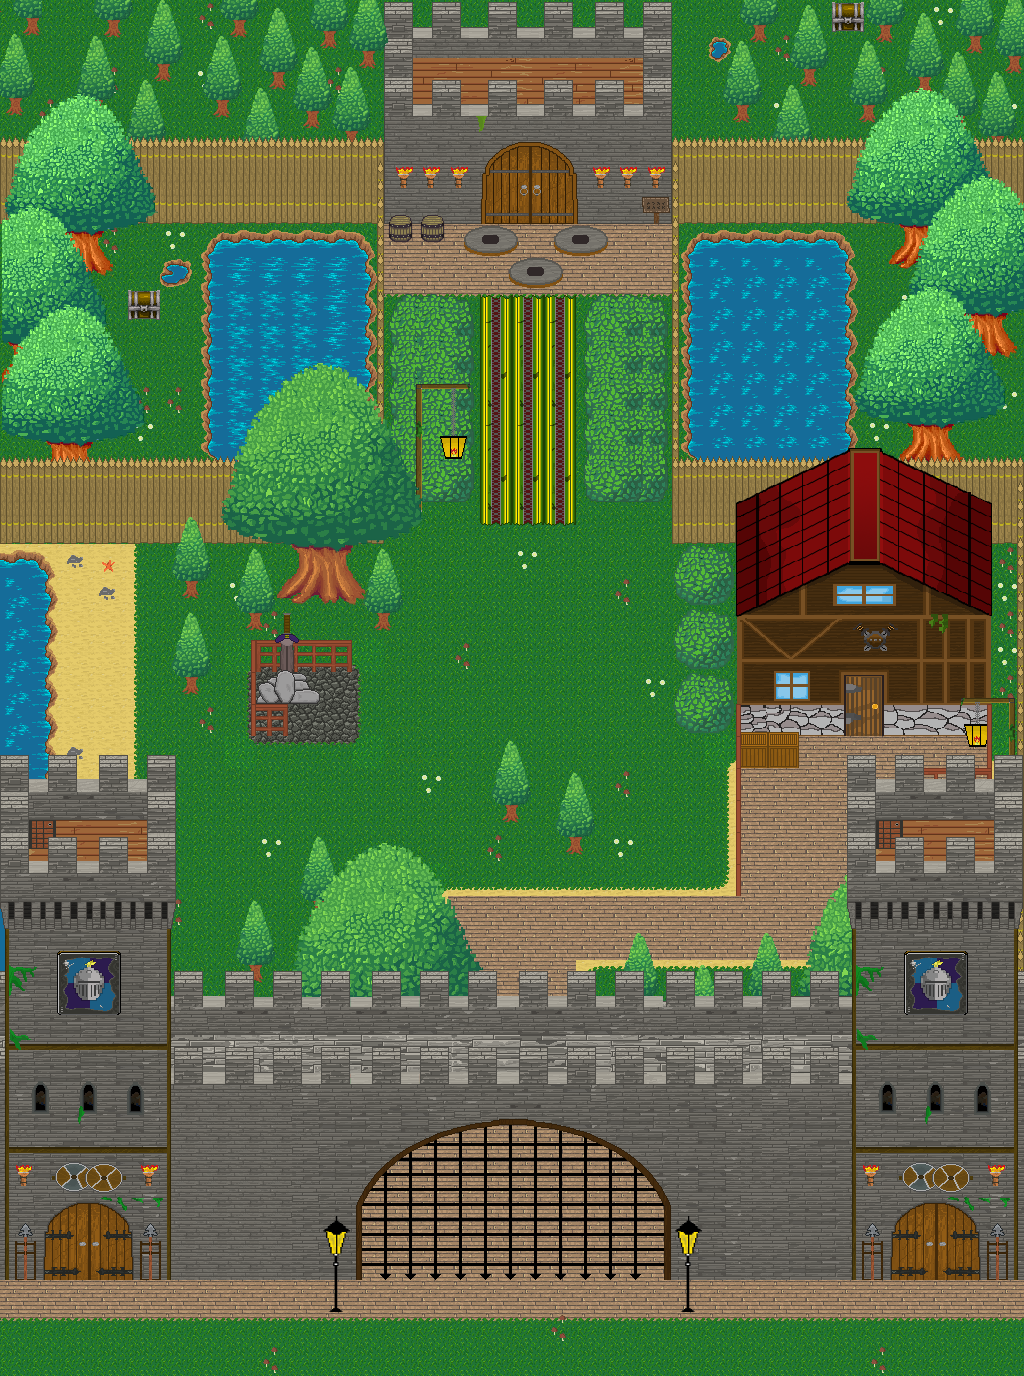

Tiled map render using the project's own tile images. Description and the map definition, with tile-layer contents summarised, below:
An orthogonal 32x43 tile map with 32x32 px tiles, 28 tile layers (Pasto, Camino, arena, Transicion, ...), 41 tilesets and 49 objects.

<map version="1.0" orientation="orthogonal" renderorder="right-down" width="32" height="43" tilewidth="32" tileheight="32" nextobjectid="60">
 <tileset firstgid="1" name="Grass_dark" tilewidth="32" tileheight="32" tilecount="15" columns="5">
  <image source="PNG/Grass_dark.png" width="160" height="96" />
 </tileset>
 <tileset firstgid="16" name="Castillo" tilewidth="32" tileheight="32" tilecount="63" columns="9">
  <image source="PNG/Castillo.png" width="288" height="224" />
 </tileset>
 <tileset firstgid="79" name="fence" tilewidth="32" tileheight="32" tilecount="3" columns="1">
  <image source="PNG/fence.png" width="32" height="99" />
 </tileset>
 <tileset firstgid="82" name="fence derecha" tilewidth="32" tileheight="32" tilecount="12" columns="1">
  <image source="PNG/fence derecha.png" width="32" height="384" />
 </tileset>
 <tileset firstgid="94" name="fence izquierda" tilewidth="32" tileheight="32" tilecount="12" columns="1">
  <image source="PNG/fence izquierda.png" width="32" height="384" />
 </tileset>
 <tileset firstgid="106" name="arboles fondo" tilewidth="32" tileheight="32" tilecount="192" columns="32">
  <image source="PNG/arboles fondo.png" width="1024" height="192" />
 </tileset>
 <tileset firstgid="298" name="Piso madera" tilewidth="32" tileheight="32" tilecount="1" columns="1">
  <image source="PNG/Piso madera.png" width="32" height="32" />
 </tileset>
 <tileset firstgid="299" name="bushes" tilewidth="32" tileheight="32" tilecount="70" columns="10">
  <image source="PNG/bushes.png" width="320" height="224" />
 </tileset>
 <tileset firstgid="369" name="alfombra" tilewidth="32" tileheight="32" tilecount="24" columns="3">
  <image source="PNG/alfombra.png" width="97" height="256" />
 </tileset>
 <tileset firstgid="393" name="plataformas" tilewidth="32" tileheight="32" tilecount="18" columns="6">
  <image source="PNG/plataformas.png" width="192" height="96" />
 </tileset>
 <tileset firstgid="411" name="MURALLA FINAL" tilewidth="32" tileheight="32" tilecount="380" columns="38">
  <image source="PNG/Muralla.png" width="1216" height="320" />
 </tileset>
 <tileset firstgid="791" name="Torre" tilewidth="32" tileheight="32" tilecount="102" columns="6">
  <image source="PNG/Torre.png" width="192" height="545" />
 </tileset>
 <tileset firstgid="893" name="torre 2" tilewidth="32" tileheight="32" tilecount="102" columns="6">
  <image source="PNG/torre 2.png" width="192" height="545" />
 </tileset>
 <tileset firstgid="995" name="water" tilewidth="32" tileheight="32" tilecount="18" columns="3">
  <image source="PNG/water.png" width="96" height="192" />
 </tileset>
 <tileset firstgid="1013" name="FAROL" tilewidth="32" tileheight="32" tilecount="3" columns="1">
  <image source="PNG/FAROL.png" width="32" height="96" />
 </tileset>
 <tileset firstgid="1016" name="flores" tilewidth="32" tileheight="32" tilecount="1" columns="1">
  <image source="PNG/flores.png" width="32" height="32" />
 </tileset>
 <tileset firstgid="1017" name="Hongos" tilewidth="32" tileheight="32" tilecount="1" columns="1">
  <image source="PNG/Hongos.png" width="32" height="32" />
 </tileset>
 <tileset firstgid="1018" name="Casa" tilewidth="32" tileheight="32" tilecount="72" columns="8">
  <image source="PNG/Casa.png" width="256" height="288" />
 </tileset>
 <tileset firstgid="1090" name="lampara" tilewidth="32" tileheight="32" tilecount="8" columns="2">
  <image source="PNG/lampara.png" width="64" height="128" />
 </tileset>
 <tileset firstgid="1098" name="lampara 2" tilewidth="32" tileheight="32" tilecount="8" columns="2">
  <image source="PNG/lampara 2.png" width="64" height="128" />
 </tileset>
 <tileset firstgid="1106" name="Cofre" tilewidth="32" tileheight="32" tilecount="1" columns="1">
  <image source="PNG/Chest.png" width="32" height="32" />
 </tileset>
 <tileset firstgid="1107" name="Barril" tilewidth="32" tileheight="32" tilecount="2" columns="1">
  <image source="PNG/Barrel.png" width="32" height="64" />
 </tileset>
 <tileset firstgid="1109" name="Cartel" tilewidth="32" tileheight="32" tilecount="1" columns="1">
  <image source="PNG/Sign.png" width="32" height="32" />
 </tileset>
 <tileset firstgid="1110" name="mesa y sillas" tilewidth="32" tileheight="32" tilecount="6" columns="2">
  <image source="PNG/mesa y sillas.png" width="64" height="96" />
 </tileset>
 <tileset firstgid="1116" name="arboles entre fences" tilewidth="32" tileheight="32" tilecount="448" columns="32">
  <image source="PNG/arboles entre fences.png" width="1024" height="448" />
 </tileset>
 <tileset firstgid="1564" name="arbol grande" tilewidth="32" tileheight="32" tilecount="64" columns="8">
  <image source="PNG/arbol.png" width="256" height="256" />
 </tileset>
 <tileset firstgid="1628" name="arbolada" tilewidth="32" tileheight="32" tilecount="6" columns="2">
  <image source="PNG/arbolada.png" width="64" height="96" />
 </tileset>
 <tileset firstgid="1634" name="Piso madera" tilewidth="32" tileheight="32" tilecount="1" columns="1">
  <image source="PNG/Piso madera.png" width="32" height="32" />
 </tileset>
 <tileset firstgid="1635" name="cerca tile" tilewidth="32" tileheight="32" tilecount="9" columns="3">
  <image source="PNG/cerca tile.png" width="96" height="96" />
 </tileset>
 <tileset firstgid="1644" name="Arena 2" tilewidth="32" tileheight="32" tilecount="9" columns="3">
  <image source="PNG/Arena 2.png" width="96" height="96" />
 </tileset>
 <tileset firstgid="1653" name="fence v2" tilewidth="32" tileheight="32" tilecount="4" columns="1">
  <image source="PNG/fence v2.png" width="32" height="128" />
 </tileset>
 <tileset firstgid="1657" name="Bush" tilewidth="32" tileheight="32" tilecount="4" columns="2">
  <image source="PNG/Bush.png" width="64" height="64" />
 </tileset>
 <tileset firstgid="1661" name="Piedra2" tilewidth="32" tileheight="32" tilecount="1" columns="1">
  <image source="PNG/Piedra2.png" width="32" height="32" />
 </tileset>
 <tileset firstgid="1662" name="intento piso" tilewidth="32" tileheight="32" tilecount="15" columns="5">
  <image source="PNG/intento piso.png" width="160" height="96" />
 </tileset>
 <tileset firstgid="1677" name="mostrador" tilewidth="32" tileheight="32" tilecount="12" columns="6">
  <image source="PNG/mostrador.png" width="192" height="64" />
 </tileset>
 <tileset firstgid="1689" name="tile fence" tilewidth="32" tileheight="32" tilecount="3" columns="1">
  <image source="PNG/tile fence.png" width="32" height="99" />
 </tileset>
 <tileset firstgid="1692" name="Espada en piedra" tilewidth="32" tileheight="32" tilecount="6" columns="2">
  <image source="PNG/Espada en piedra.png" width="64" height="96" />
 </tileset>
 <tileset firstgid="1698" name="Piedra2" tilewidth="32" tileheight="32" tilecount="1" columns="1">
  <image source="PNG/Piedra2.png" width="32" height="32" />
 </tileset>
 <tileset firstgid="1699" name="CAJA" tilewidth="32" tileheight="32" tilecount="2" columns="1">
  <image source="PNG/CAJA.png" width="32" height="65" />
 </tileset>
 <tileset firstgid="1701" name="caja 2" tilewidth="32" tileheight="32" tilecount="2" columns="1">
  <image source="PNG/caja 2.png" width="32" height="65" />
 </tileset>
 <tileset firstgid="1703" name="tierra" tilewidth="32" tileheight="32" tilecount="1" columns="1">
  <image source="PNG/Dirt_Dry.png" width="32" height="32" />
 </tileset>
 <layer name="Pasto" width="32" height="43">
  <data>[1376 cells, 1376 non-empty, 1 distinct tile ids]</data>
 </layer>
 <layer name="Camino" width="32" height="43">
  <data>[1376 cells, 367 non-empty, 3 distinct tile ids]</data>
 </layer>
 <layer name="arena" width="32" height="43">
  <data>[1376 cells, 157 non-empty, 8 distinct tile ids]</data>
 </layer>
 <layer name="Transicion" width="32" height="43">
  <data>[1376 cells, 156 non-empty, 11 distinct tile ids]</data>
 </layer>
 <layer name="decoracion piso" width="32" height="43">
  <data>[1376 cells, 46 non-empty, 2 distinct tile ids]</data>
 </layer>
 <layer name="castillo" width="32" height="43">
  <data>[1376 cells, 63 non-empty, 63 distinct tile ids]</data>
 </layer>
 <layer name="agua" width="32" height="43">
  <data>[1376 cells, 134 non-empty, 14 distinct tile ids]</data>
 </layer>
 <layer name="arboles traseros" width="32" height="43">
  <data>[1376 cells, 192 non-empty, 192 distinct tile ids]</data>
 </layer>
 <layer name="fence trasero" width="32" height="43">
  <data>[1376 cells, 72 non-empty, 6 distinct tile ids]</data>
 </layer>
 <layer name="arboles traseros frente" width="32" height="43">
  <data>[1376 cells, 448 non-empty, 448 distinct tile ids]</data>
 </layer>
 <layer name="fence frontal" width="32" height="43">
  <data>[1376 cells, 69 non-empty, 6 distinct tile ids]</data>
 </layer>
 <layer name="casa" width="32" height="43">
  <data>[1376 cells, 72 non-empty, 72 distinct tile ids]</data>
 </layer>
 <layer name="fence vertical" width="32" height="43">
  <data>[1376 cells, 24 non-empty, 24 distinct tile ids]</data>
 </layer>
 <layer name="fence vertical 2" width="32" height="43">
  <data>[1376 cells, 12 non-empty, 12 distinct tile ids]</data>
 </layer>
 <layer name="fence vertical 3" width="32" height="43">
  <data>[1376 cells, 16 non-empty, 16 distinct tile ids]</data>
 </layer>
 <layer name="bushes" width="32" height="43">
  <data>[1376 cells, 75 non-empty, 67 distinct tile ids]</data>
 </layer>
 <layer name="alfombra" width="32" height="43">
  <data>[1376 cells, 24 non-empty, 24 distinct tile ids]</data>
 </layer>
 <layer name="plataformas" width="32" height="43">
  <data>[1376 cells, 18 non-empty, 18 distinct tile ids]</data>
 </layer>
 <layer name="arbolada" width="32" height="43">
  <data>[1376 cells, 95 non-empty, 6 distinct tile ids]</data>
 </layer>
 <layer name="lamparas+muebles" width="32" height="43">
  <data>[1376 cells, 22 non-empty, 22 distinct tile ids]</data>
 </layer>
 <layer name="arboles" width="32" height="43">
  <data>[1376 cells, 177 non-empty, 64 distinct tile ids]</data>
 </layer>
 <layer name="arboles medio" width="32" height="43">
  <data>[1376 cells, 0 non-empty, 0 distinct tile ids]</data>
 </layer>
 <layer name="cofres y barriles" width="32" height="43">
  <data>[1376 cells, 11 non-empty, 8 distinct tile ids]</data>
 </layer>
 <layer name="cercada" width="32" height="43">
  <data>[1376 cells, 48 non-empty, 7 distinct tile ids]</data>
 </layer>
 <layer name="muralla" width="32" height="43">
  <data>[1376 cells, 320 non-empty, 320 distinct tile ids]</data>
 </layer>
 <layer name="torres" width="32" height="43">
  <data>[1376 cells, 207 non-empty, 205 distinct tile ids]</data>
 </layer>
 <layer name="faros" width="32" height="43">
  <data>[1376 cells, 6 non-empty, 3 distinct tile ids]</data>
 </layer>
 <layer name="Espada en piedra" width="32" height="43">
  <data>[1376 cells, 6 non-empty, 6 distinct tile ids]</data>
 </layer>
 <objectgroup name="Colisiones">
  <object id="2" x="-10.6667" y="2.66667" width="393.333" height="541.333" />
  <object id="3" x="672" y="0" width="362.667" height="542.667" />
  <object id="4" x="381" y="129.864" width="308" height="94.0455" />
  <object id="5" x="380.5" y="216.5" width="64" height="25" />
  <object id="6" x="383.5" y="295.5" width="90.5" height="207.5" />
  <object id="8" x="583" y="294.5" width="89.5" height="207" />
  <object id="9" x="411.5" y="502.5" width="12" height="8" />
  <object id="10" x="672" y="1184" width="350" height="90" />
  <object id="11" x="-2" y="1186" width="350" height="92" />
  <object id="12" x="736" y="522.667" width="257.333" height="213.333" />
  <object id="13" x="1017" y="475.333" width="6.66667" height="708" />
  <object id="14" x="1009.33" y="777.667" width="5.66667" height="21.3333" />
  <object id="15" x="896" y="785.333" width="95.6667" height="13.6667" />
  <object id="16" x="987.333" y="732.667" width="5.33333" height="51.3333" />
  <object id="17" x="915.333" y="809.667" width="29.3333" height="81.3333" />
  <object id="20" x="942" y="822" width="11.6667" height="24.3333" />
  <object id="21" x="936.667" y="857" width="16.6667" height="24.6667" />
  <object id="23" x="-1.66667" y="1060.33" width="8" height="125" />
  <object id="24" x="-6.33333" y="542.333" width="65.6667" height="577" />
  <object id="25" x="1.33333" y="1106.33" width="446.667" height="13" />
  <object id="26" x="576" y="1106.67" width="448" height="13" />
  <object id="28" x="674.667" y="541.333" width="66.6667" height="194.667" />
  <object id="32" x="180.875" y="594.375">
   <polyline points="0,0 5.125,5.375 16.125,4.625 19.125,0 15.375,-5.25 5,-5.375 0,-0.25" />
  </object>
  <object id="33" x="181.75" y="691">
   <polyline points="0,0 3.625,3.125 15.875,2.75 18.125,-1 14.5,-5.5 4.375,-5.5 0.125,-0.375" />
  </object>
  <object id="35" x="245.364" y="627.364">
   <polyline points="0,0 4.45455,3.54545 16.6364,3.09091 18.4545,-1.72727 15.1818,-6.27273 4.36364,-6.09091 0,-0.0909091" />
  </object>
  <object id="36" x="404.75" y="947">
   <polyline points="0,0 6.75,5 16.5,4.5 18.75,-0.5 15,-6.5 4.75,-6.25 -0.25,-0.5" />
  </object>
  <object id="37" x="307.75" y="915.25">
   <polyline points="0,0 5.75,3.75 18.25,3.25 20.75,-1.75 16.25,-6.25 4.5,-6.25 0.25,-0.75" />
  </object>
  <object id="38" x="308.25" y="1010.25">
   <polyline points="0,0 3,4.25 17.75,4 20.5,0 14.75,-5.75 4.75,-4.5 0.25,-0.5" />
  </object>
  <object id="39" x="628.909" y="1011.64">
   <polyline points="0,0 5.09091,3.09091 17.4545,2.36364 20,-1.45455 15.2727,-6.90909 3.45455,-6.54545 0.181818,-0.363636" />
  </object>
  <object id="40" x="692.75" y="1043.13">
   <polyline points="0,0 3.375,2.75 17.75,3.375 19.25,-0.875 15.25,-7.125 4.875,-6.75 0.125,0" />
  </object>
  <object id="41" x="757.375" y="1011.5">
   <polyline points="0,0 3.5,3.0625 16.375,3.0625 19.1875,-1.125 15.4375,-6.6875 4.375,-6.4375 0,0" />
  </object>
  <object id="42" x="825.938" y="973.875">
   <polyline points="0,0 11.375,0 13.4375,4 11.9375,8.6875 -2.25,8.8125 -5.125,5.375 -0.125,0.0625" />
  </object>
  <object id="43" x="345.5" y="1262" width="351.5" height="14" />
  <object id="44" x="737.667" y="732" width="60.6667" height="35.6667" />
  <object id="45" x="251.667" y="659" width="99.6667" height="12" />
  <object id="46" x="251" y="667.333" width="5" height="68.3333" />
  <object id="47" x="255" y="725" width="32.3333" height="10.6667" />
  <object id="48" x="257" y="670.667" width="63" height="32.3333" />
  <object id="49" x="681.667" y="1305.67" width="12.3333" height="7.66667" />
  <object id="50" x="327.667" y="1305.67" width="15.6667" height="9" />
  <object id="51" x="281.667" y="578.333" width="83.6667" height="25" />
  <object id="52" x="278.333" y="589.667" width="11.6667" height="10" />
  <object id="53" x="339.75" y="1058.75" width="91" height="25.5" />
  <object id="54" x="851.333" y="1056" width="94.6667" height="30" />
  <object id="55" x="505" y="813.5" width="13.5" height="7" />
  <object id="56" x="564.5" y="845" width="18" height="9.5" />
  <object id="57" x="246" y="975" width="18" height="8" />
  <object id="58" x="277" y="1070" width="18.5" height="8.5" />
  <object id="59" x="181" y="1071" width="18" height="7.5" />
 </objectgroup>
</map>
